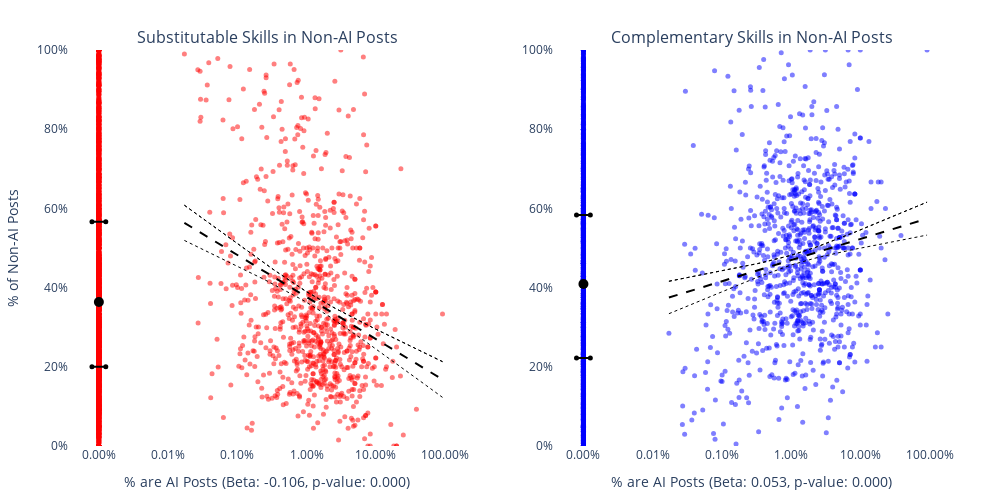

Notebook code for this chart:
### Code cell
# visualize relationship between ai adoption and non-ai substitutable and complementary skills at the company level
company_df2 = company_df[
    (company_df["YEAR"] == 2023)
].copy()

# add log base 10 column for displaying ai on a log scale
company_df2["LOG_AI"] = np.log10(company_df2["AI"] + 1e-5)

# plot ai vs non-ai substitutable skills and complementary skills in scatter subplots for all companies
fig = make_subplots(
    rows=1, cols=2,
    subplot_titles=[
        "Substitutable Skills in Non-AI Posts",
        "Complementary Skills in Non-AI Posts"
    ],
    shared_xaxes=False
)

for i, col in enumerate(["NONAI_SUBSTITUTE", "NONAI_COMPLEMENT"]):
    # add scatter points for each company
    fig.add_trace(
        go.Scatter(
            x=company_df2["LOG_AI"],
            y=company_df2[col],
            mode='markers',
            marker=dict(color='red' if col == "NONAI_SUBSTITUTE" else 'blue', size=5, opacity=0.5),
            text=company_df2["COMPANY_NAME"],
        ), row=1, col=i+1
    )
    # add interquartile range and median for companies with 0 ai posts
    fig.add_trace(
        go.Scatter(
            x=[-5],
            y=[company_df2[company_df2["AI"] == 0][col].median()],
            marker=dict(color='black', size=10),
        name='Median'
    ),
    row=1, col=i+1
    )
    fig.add_trace(
        go.Scatter(
            x=[-5.1, -4.9],
            y=[company_df2[company_df2["AI"] == 0][col].quantile(0.25)] * 2,
            marker=dict(color='black', size=5),
            name='IQR'
        ),
        row=1, col=i+1
    )
    fig.add_trace(
        go.Scatter(
            x=[-5.1, -4.9],
            y=[company_df2[company_df2["AI"] == 0][col].quantile(0.75)] * 2,
            marker=dict(color='black', size=5),
        ),
        row=1, col=i+1
    )

fig.update_layout(
    yaxis_title="% of Non-AI Posts",
    template="plotly_white",
    xaxis_showgrid=False,
    xaxis2_showgrid=False,
    yaxis_showgrid=False,
    yaxis2_showgrid=False,
    showlegend=False,
    xaxis_zeroline=False,
    yaxis_zeroline=False,
    xaxis2_zeroline=False,
    yaxis2_zeroline=False,
    width=1000,
    height=500,
    margin=dict(l=50, r=50, t=50, b=50),
    xaxis=dict(
        tickmode='array',
        tickvals=[-5, -4, -3, -2, -1, 0],
        ticktext=[f'{10**x:.2%}' for x in [-5, -4, -3, -2, -1, 0]],
    ),
    yaxis=dict(
        tickmode='array',
        tickvals=[0, 0.2, 0.4, 0.6, 0.8, 1],
        ticktext=[f'{x:.0%}' for x in [0, 0.2, 0.4, 0.6, 0.8, 1]],
        range=[0, 1],
    ),
    xaxis2=dict(
        tickmode='array',
        tickvals=[-5, -4, -3, -2, -1, 0],
        ticktext=[f'{10**x:.2%}' for x in [-5, -4, -3, -2, -1, 0]],
    ),
    yaxis2=dict(
        tickmode='array',
        tickvals=[0, 0.2, 0.4, 0.6, 0.8, 1],
        ticktext=[f'{x:.0%}' for x in [0, 0.2, 0.4, 0.6, 0.8, 1]],
        range=[0, 1],
    )
)

# add line of best fit with confidence intervals
def add_line_of_best_fit(fig, x_col, y_col, row, col):
    
    company_df3 = company_df2[company_df2["AI"] > 0].dropna()
    model = smf.ols(f"{y_col} ~ {x_col}", data=company_df3).fit()
    x_vals = np.linspace(company_df3[x_col].min(), company_df3[x_col].max(), 100)
    y_vals = model.predict(pd.DataFrame({x_col: x_vals}))
    pred = model.get_prediction(pd.DataFrame({x_col: x_vals}))
    pred_summary = pred.summary_frame(alpha=0.05)

    fig.add_trace(
        go.Scatter(
            x=x_vals,
            y=y_vals,
            mode='lines',
            name='Line of Best Fit',
            line=dict(color='black', width=2, dash='dash'),
            showlegend=False
        ),
        row=row, col=col
    )

    # add confidence intervals
    fig.add_trace(
        go.Scatter(
            x=x_vals,
            y=pred_summary['mean_ci_lower'],
            mode='lines',
            line=dict(color='black', width=1, dash='dot'),
            showlegend=False
        ),
        row=row, col=col
    )
    fig.add_trace(
        go.Scatter(
            x=x_vals,
            y=pred_summary['mean_ci_upper'],
            mode='lines',
            line=dict(color='black', width=1, dash='dot'),
            showlegend=False
        ),
        row=row, col=col    
    )
    fig.add_trace(
        go  .Scatter(
            x=x_vals,
            y=pred_summary['mean_ci_upper'],
            mode='lines',
            line=dict(color='black', width=1, dash='dot'),
            showlegend=False
        ),
        row=row, col=col
    )
    
    # add beta coefficient p-value to the plot title
    beta = model.params[x_col]
    p_value = model.pvalues[x_col]
    fig.update_xaxes(
        title_text=f"% are AI Posts (Beta: {beta:.3f}, p-value: {p_value:.3f})",
        row=row, col=col
    )

add_line_of_best_fit(fig, "LOG_AI", "NONAI_SUBSTITUTE", 1, 1)
add_line_of_best_fit(fig, "LOG_AI", "NONAI_COMPLEMENT", 1, 2)

fig.write_image("figures/company_ai_subcomp_scatter.png", scale=2, width=1000, height=500)
fig.show()
